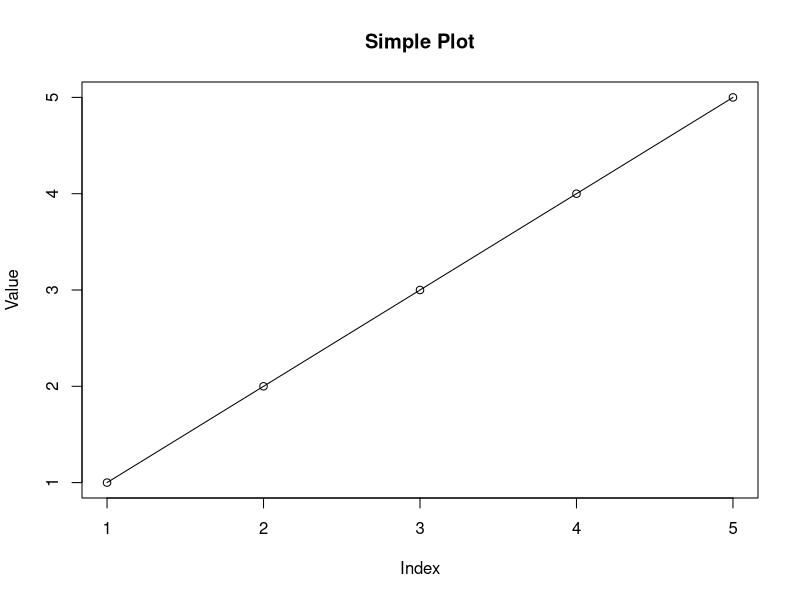

The R script that drew this image:
# Basic R Commands

# Arithmetic Operations
a <- 10
b <- 5
sum <- a + b   # Addition
diff <- a - b  # Subtraction
prod <- a * b  # Multiplication
quot <- a / b  # Division
mod <- a %% b  # Modulus

# Logical Operations
x <- TRUE
y <- FALSE
and_op <- x & y  # AND operation
or_op <- x | y   # OR operation
not_x <- !x      # NOT operation

# Vectors
vec <- c(1, 2, 3, 4, 5)  # Create a vector
vec_length <- length(vec) # Get vector length

# Matrices
mat <- matrix(1:9, nrow = 3, byrow = TRUE) # Create a 3x3 matrix
mat_transpose <- t(mat)  # Transpose of a matrix

# Data Frames
data <- data.frame(Name = c("Alice", "Bob"), Age = c(25, 30))  # Create a data frame
names <- data$Name  # Access a column

# Functions
square <- function(x) {
  return(x^2)
}
squared_value <- square(4)  # Use the function

# Plotting
plot(vec, main = "Simple Plot", xlab = "Index", ylab = "Value", type = "o")  # Basic plot
